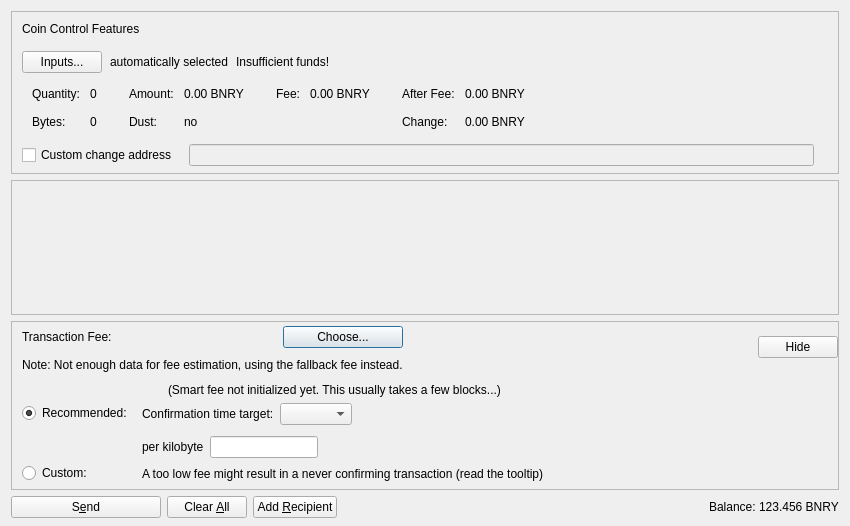
<?xml version="1.0" encoding="UTF-8"?>
<ui version="4.0">
 <class>SendCoinsDialog</class>
 <widget class="QDialog" name="SendCoinsDialog">
  <property name="geometry">
   <rect>
    <x>0</x>
    <y>0</y>
    <width>850</width>
    <height>526</height>
   </rect>
  </property>
  <property name="windowTitle">
   <string>Send Coins</string>
  </property>
  <layout class="QVBoxLayout" name="verticalLayout" stretch="0,1,0,0">
   <property name="bottomMargin">
    <number>8</number>
   </property>
   <item>
    <widget class="QFrame" name="frameCoinControl">
     <property name="sizePolicy">
      <sizepolicy hsizetype="Expanding" vsizetype="Expanding">
       <horstretch>0</horstretch>
       <verstretch>0</verstretch>
      </sizepolicy>
     </property>
     <property name="maximumSize">
      <size>
       <width>16777215</width>
       <height>16777215</height>
      </size>
     </property>
     <property name="frameShape">
      <enum>QFrame::StyledPanel</enum>
     </property>
     <property name="frameShadow">
      <enum>QFrame::Sunken</enum>
     </property>
     <layout class="QVBoxLayout" name="verticalLayoutCoinControl2">
      <property name="spacing">
       <number>0</number>
      </property>
      <property name="leftMargin">
       <number>0</number>
      </property>
      <property name="topMargin">
       <number>0</number>
      </property>
      <property name="rightMargin">
       <number>0</number>
      </property>
      <property name="bottomMargin">
       <number>6</number>
      </property>
      <item>
       <layout class="QVBoxLayout" name="verticalLayoutCoinControl" stretch="0,0,0,0,1">
        <property name="spacing">
         <number>0</number>
        </property>
        <property name="leftMargin">
         <number>10</number>
        </property>
        <property name="topMargin">
         <number>10</number>
        </property>
        <item>
         <layout class="QHBoxLayout" name="horizontalLayoutCoinControl1">
          <property name="bottomMargin">
           <number>15</number>
          </property>
          <item>
           <widget class="QLabel" name="labelCoinControlFeatures">
            <property name="sizePolicy">
             <sizepolicy hsizetype="Preferred" vsizetype="Maximum">
              <horstretch>0</horstretch>
              <verstretch>0</verstretch>
             </sizepolicy>
            </property>
            <property name="text">
             <string>Coin Control Features</string>
            </property>
           </widget>
          </item>
         </layout>
        </item>
        <item>
         <layout class="QHBoxLayout" name="horizontalLayoutCoinControl2" stretch="0,0,0,0">
          <property name="spacing">
           <number>8</number>
          </property>
          <property name="bottomMargin">
           <number>10</number>
          </property>
          <item>
           <widget class="QPushButton" name="pushButtonCoinControl">
            <property name="styleSheet">
             <string notr="true"/>
            </property>
            <property name="text">
             <string>Inputs...</string>
            </property>
            <property name="autoDefault">
             <bool>false</bool>
            </property>
           </widget>
          </item>
          <item>
           <widget class="QLabel" name="labelCoinControlAutomaticallySelected">
            <property name="text">
             <string>automatically selected</string>
            </property>
            <property name="margin">
             <number>5</number>
            </property>
           </widget>
          </item>
          <item>
           <widget class="QLabel" name="labelCoinControlInsuffFunds">
            <property name="text">
             <string>Insufficient funds!</string>
            </property>
            <property name="margin">
             <number>5</number>
            </property>
           </widget>
          </item>
          <item>
           <spacer name="horizontalSpacerCoinControl">
            <property name="orientation">
             <enum>Qt::Horizontal</enum>
            </property>
            <property name="sizeHint" stdset="0">
             <size>
              <width>40</width>
              <height>1</height>
             </size>
            </property>
           </spacer>
          </item>
         </layout>
        </item>
        <item>
         <widget class="QWidget" name="widgetCoinControl" native="true">
          <property name="sizePolicy">
           <sizepolicy hsizetype="Preferred" vsizetype="Preferred">
            <horstretch>0</horstretch>
            <verstretch>0</verstretch>
           </sizepolicy>
          </property>
          <property name="minimumSize">
           <size>
            <width>0</width>
            <height>0</height>
           </size>
          </property>
          <property name="styleSheet">
           <string notr="true"/>
          </property>
          <layout class="QHBoxLayout" name="horizontalLayoutCoinControl5">
           <property name="leftMargin">
            <number>0</number>
           </property>
           <property name="topMargin">
            <number>0</number>
           </property>
           <property name="rightMargin">
            <number>0</number>
           </property>
           <property name="bottomMargin">
            <number>0</number>
           </property>
           <item>
            <layout class="QHBoxLayout" name="horizontalLayoutCoinControl3" stretch="0,0,0,1">
             <property name="spacing">
              <number>20</number>
             </property>
             <property name="topMargin">
              <number>0</number>
             </property>
             <property name="bottomMargin">
              <number>10</number>
             </property>
             <item>
              <layout class="QFormLayout" name="formLayoutCoinControl1">
               <property name="horizontalSpacing">
                <number>10</number>
               </property>
               <property name="verticalSpacing">
                <number>14</number>
               </property>
               <property name="leftMargin">
                <number>10</number>
               </property>
               <property name="topMargin">
                <number>4</number>
               </property>
               <property name="rightMargin">
                <number>6</number>
               </property>
               <item row="0" column="0">
                <widget class="QLabel" name="labelCoinControlQuantityText">
                 <property name="text">
                  <string>Quantity:</string>
                 </property>
                 <property name="margin">
                  <number>0</number>
                 </property>
                </widget>
               </item>
               <item row="0" column="1">
                <widget class="QLabel" name="labelCoinControlQuantity">
                 <property name="cursor">
                  <cursorShape>IBeamCursor</cursorShape>
                 </property>
                 <property name="contextMenuPolicy">
                  <enum>Qt::ActionsContextMenu</enum>
                 </property>
                 <property name="text">
                  <string notr="true">0</string>
                 </property>
                 <property name="margin">
                  <number>0</number>
                 </property>
                 <property name="textInteractionFlags">
                  <set>Qt::LinksAccessibleByMouse|Qt::TextSelectableByKeyboard|Qt::TextSelectableByMouse</set>
                 </property>
                </widget>
               </item>
               <item row="1" column="0">
                <widget class="QLabel" name="labelCoinControlBytesText">
                 <property name="text">
                  <string>Bytes:</string>
                 </property>
                </widget>
               </item>
               <item row="1" column="1">
                <widget class="QLabel" name="labelCoinControlBytes">
                 <property name="cursor">
                  <cursorShape>IBeamCursor</cursorShape>
                 </property>
                 <property name="contextMenuPolicy">
                  <enum>Qt::ActionsContextMenu</enum>
                 </property>
                 <property name="text">
                  <string notr="true">0</string>
                 </property>
                 <property name="textInteractionFlags">
                  <set>Qt::LinksAccessibleByMouse|Qt::TextSelectableByKeyboard|Qt::TextSelectableByMouse</set>
                 </property>
                </widget>
               </item>
              </layout>
             </item>
             <item>
              <layout class="QFormLayout" name="formLayoutCoinControl2">
               <property name="horizontalSpacing">
                <number>10</number>
               </property>
               <property name="verticalSpacing">
                <number>14</number>
               </property>
               <property name="leftMargin">
                <number>6</number>
               </property>
               <property name="topMargin">
                <number>4</number>
               </property>
               <property name="rightMargin">
                <number>6</number>
               </property>
               <item row="0" column="0">
                <widget class="QLabel" name="labelCoinControlAmountText">
                 <property name="text">
                  <string>Amount:</string>
                 </property>
                 <property name="margin">
                  <number>0</number>
                 </property>
                </widget>
               </item>
               <item row="0" column="1">
                <widget class="QLabel" name="labelCoinControlAmount">
                 <property name="cursor">
                  <cursorShape>IBeamCursor</cursorShape>
                 </property>
                 <property name="contextMenuPolicy">
                  <enum>Qt::ActionsContextMenu</enum>
                 </property>
                 <property name="text">
                  <string notr="true">0.00 BNRY</string>
                 </property>
                 <property name="textInteractionFlags">
                  <set>Qt::LinksAccessibleByMouse|Qt::TextSelectableByKeyboard|Qt::TextSelectableByMouse</set>
                 </property>
                </widget>
               </item>
               <item row="1" column="0">
                <widget class="QLabel" name="labelCoinControlLowOutputText">
                 <property name="text">
                  <string>Dust:</string>
                 </property>
                </widget>
               </item>
               <item row="1" column="1">
                <widget class="QLabel" name="labelCoinControlLowOutput">
                 <property name="cursor">
                  <cursorShape>IBeamCursor</cursorShape>
                 </property>
                 <property name="contextMenuPolicy">
                  <enum>Qt::ActionsContextMenu</enum>
                 </property>
                 <property name="text">
                  <string notr="true">no</string>
                 </property>
                 <property name="textInteractionFlags">
                  <set>Qt::LinksAccessibleByMouse|Qt::TextSelectableByKeyboard|Qt::TextSelectableByMouse</set>
                 </property>
                </widget>
               </item>
              </layout>
             </item>
             <item>
              <layout class="QFormLayout" name="formLayoutCoinControl3">
               <property name="horizontalSpacing">
                <number>10</number>
               </property>
               <property name="verticalSpacing">
                <number>14</number>
               </property>
               <property name="leftMargin">
                <number>6</number>
               </property>
               <property name="topMargin">
                <number>4</number>
               </property>
               <property name="rightMargin">
                <number>6</number>
               </property>
               <item row="0" column="0">
                <widget class="QLabel" name="labelCoinControlFeeText">
                 <property name="text">
                  <string>Fee:</string>
                 </property>
                 <property name="margin">
                  <number>0</number>
                 </property>
                </widget>
               </item>
               <item row="0" column="1">
                <widget class="QLabel" name="labelCoinControlFee">
                 <property name="cursor">
                  <cursorShape>IBeamCursor</cursorShape>
                 </property>
                 <property name="contextMenuPolicy">
                  <enum>Qt::ActionsContextMenu</enum>
                 </property>
                 <property name="text">
                  <string notr="true">0.00 BNRY</string>
                 </property>
                 <property name="textInteractionFlags">
                  <set>Qt::LinksAccessibleByMouse|Qt::TextSelectableByKeyboard|Qt::TextSelectableByMouse</set>
                 </property>
                </widget>
               </item>
              </layout>
             </item>
             <item>
              <layout class="QFormLayout" name="formLayoutCoinControl4">
               <property name="horizontalSpacing">
                <number>10</number>
               </property>
               <property name="verticalSpacing">
                <number>14</number>
               </property>
               <property name="leftMargin">
                <number>6</number>
               </property>
               <property name="topMargin">
                <number>4</number>
               </property>
               <property name="rightMargin">
                <number>6</number>
               </property>
               <item row="0" column="0">
                <widget class="QLabel" name="labelCoinControlAfterFeeText">
                 <property name="text">
                  <string>After Fee:</string>
                 </property>
                 <property name="margin">
                  <number>0</number>
                 </property>
                </widget>
               </item>
               <item row="0" column="1">
                <widget class="QLabel" name="labelCoinControlAfterFee">
                 <property name="cursor">
                  <cursorShape>IBeamCursor</cursorShape>
                 </property>
                 <property name="contextMenuPolicy">
                  <enum>Qt::ActionsContextMenu</enum>
                 </property>
                 <property name="text">
                  <string notr="true">0.00 BNRY</string>
                 </property>
                 <property name="textInteractionFlags">
                  <set>Qt::LinksAccessibleByMouse|Qt::TextSelectableByKeyboard|Qt::TextSelectableByMouse</set>
                 </property>
                </widget>
               </item>
               <item row="1" column="0">
                <widget class="QLabel" name="labelCoinControlChangeText">
                 <property name="text">
                  <string>Change:</string>
                 </property>
                </widget>
               </item>
               <item row="1" column="1">
                <widget class="QLabel" name="labelCoinControlChange">
                 <property name="cursor">
                  <cursorShape>IBeamCursor</cursorShape>
                 </property>
                 <property name="contextMenuPolicy">
                  <enum>Qt::ActionsContextMenu</enum>
                 </property>
                 <property name="text">
                  <string notr="true">0.00 BNRY</string>
                 </property>
                 <property name="textInteractionFlags">
                  <set>Qt::LinksAccessibleByMouse|Qt::TextSelectableByKeyboard|Qt::TextSelectableByMouse</set>
                 </property>
                </widget>
               </item>
              </layout>
             </item>
            </layout>
           </item>
          </layout>
         </widget>
        </item>
        <item>
         <layout class="QHBoxLayout" name="horizontalLayoutCoinControl4" stretch="0,0,0">
          <property name="spacing">
           <number>12</number>
          </property>
          <property name="sizeConstraint">
           <enum>QLayout::SetDefaultConstraint</enum>
          </property>
          <property name="topMargin">
           <number>5</number>
          </property>
          <property name="rightMargin">
           <number>5</number>
          </property>
          <item>
           <widget class="QCheckBox" name="checkBoxCoinControlChange">
            <property name="toolTip">
             <string>If this is activated, but the change address is empty or invalid, change will be sent to a newly generated address.</string>
            </property>
            <property name="text">
             <string>Custom change address</string>
            </property>
           </widget>
          </item>
          <item>
           <widget class="QValidatedLineEdit" name="lineEditCoinControlChange">
            <property name="enabled">
             <bool>false</bool>
            </property>
            <property name="sizePolicy">
             <sizepolicy hsizetype="Expanding" vsizetype="Fixed">
              <horstretch>0</horstretch>
              <verstretch>0</verstretch>
             </sizepolicy>
            </property>
           </widget>
          </item>
          <item>
           <widget class="QLabel" name="labelCoinControlChangeLabel">
            <property name="sizePolicy">
             <sizepolicy hsizetype="Preferred" vsizetype="Expanding">
              <horstretch>0</horstretch>
              <verstretch>0</verstretch>
             </sizepolicy>
            </property>
            <property name="minimumSize">
             <size>
              <width>0</width>
              <height>0</height>
             </size>
            </property>
            <property name="text">
             <string/>
            </property>
            <property name="margin">
             <number>3</number>
            </property>
           </widget>
          </item>
         </layout>
        </item>
        <item>
         <spacer name="verticalSpacerCoinControl">
          <property name="orientation">
           <enum>Qt::Vertical</enum>
          </property>
          <property name="sizeHint" stdset="0">
           <size>
            <width>800</width>
            <height>1</height>
           </size>
          </property>
         </spacer>
        </item>
       </layout>
      </item>
     </layout>
    </widget>
   </item>
   <item>
    <widget class="QScrollArea" name="scrollArea">
     <property name="widgetResizable">
      <bool>true</bool>
     </property>
     <widget class="QWidget" name="scrollAreaWidgetContents">
      <property name="geometry">
       <rect>
        <x>0</x>
        <y>0</y>
        <width>830</width>
        <height>104</height>
       </rect>
      </property>
      <layout class="QVBoxLayout" name="verticalLayout_2" stretch="0,1">
       <property name="leftMargin">
        <number>0</number>
       </property>
       <property name="topMargin">
        <number>0</number>
       </property>
       <property name="rightMargin">
        <number>0</number>
       </property>
       <property name="bottomMargin">
        <number>0</number>
       </property>
       <item>
        <layout class="QVBoxLayout" name="entries">
         <property name="spacing">
          <number>6</number>
         </property>
        </layout>
       </item>
       <item>
        <spacer name="verticalSpacer">
         <property name="orientation">
          <enum>Qt::Vertical</enum>
         </property>
         <property name="sizeHint" stdset="0">
          <size>
           <width>20</width>
           <height>40</height>
          </size>
         </property>
        </spacer>
       </item>
      </layout>
     </widget>
    </widget>
   </item>
   <item>
    <widget class="QFrame" name="frameFee">
     <property name="sizePolicy">
      <sizepolicy hsizetype="Expanding" vsizetype="Expanding">
       <horstretch>0</horstretch>
       <verstretch>0</verstretch>
      </sizepolicy>
     </property>
     <property name="maximumSize">
      <size>
       <width>16777215</width>
       <height>16777215</height>
      </size>
     </property>
     <property name="frameShape">
      <enum>QFrame::StyledPanel</enum>
     </property>
     <property name="frameShadow">
      <enum>QFrame::Sunken</enum>
     </property>
     <layout class="QVBoxLayout" name="verticalLayoutFee1">
      <property name="spacing">
       <number>0</number>
      </property>
      <property name="leftMargin">
       <number>0</number>
      </property>
      <property name="topMargin">
       <number>0</number>
      </property>
      <property name="rightMargin">
       <number>0</number>
      </property>
      <property name="bottomMargin">
       <number>0</number>
      </property>
      <item>
       <layout class="QVBoxLayout" name="verticalLayoutFee2" stretch="0,0,0">
        <property name="spacing">
         <number>0</number>
        </property>
        <property name="leftMargin">
         <number>10</number>
        </property>
        <property name="topMargin">
         <number>0</number>
        </property>
        <item>
         <layout class="QHBoxLayout" name="horizontalLayoutFee1">
          <property name="bottomMargin">
           <number>0</number>
          </property>
          <item>
           <layout class="QVBoxLayout" name="verticalLayoutFee7">
            <property name="spacing">
             <number>0</number>
            </property>
            <item>
             <spacer name="verticalSpacerSmartFee">
              <property name="orientation">
               <enum>Qt::Vertical</enum>
              </property>
              <property name="sizeType">
               <enum>QSizePolicy::Fixed</enum>
              </property>
              <property name="sizeHint" stdset="0">
               <size>
                <width>1</width>
                <height>4</height>
               </size>
              </property>
             </spacer>
            </item>
            <item>
             <layout class="QHBoxLayout" name="horizontalLayoutSmartFee">
              <property name="spacing">
               <number>10</number>
              </property>
              <item>
               <widget class="QLabel" name="labelFeeHeadline">
                <property name="sizePolicy">
                 <sizepolicy hsizetype="Preferred" vsizetype="Maximum">
                  <horstretch>0</horstretch>
                  <verstretch>0</verstretch>
                 </sizepolicy>
                </property>
                <property name="text">
                 <string>Transaction Fee:</string>
                </property>
               </widget>
              </item>
              <item>
               <widget class="QLabel" name="labelFeeMinimized">
                <property name="text">
                 <string/>
                </property>
               </widget>
              </item>
              <item>
               <widget class="QPushButton" name="buttonChooseFee">
                <property name="text">
                 <string>Choose...</string>
                </property>
               </widget>
              </item>
             </layout>
            </item>
            <item>
             <spacer name="verticalSpacer_7">
              <property name="orientation">
               <enum>Qt::Vertical</enum>
              </property>
              <property name="sizeHint" stdset="0">
               <size>
                <width>1</width>
                <height>10</height>
               </size>
              </property>
             </spacer>
            </item>
            <item>
             <widget class="QLabel" name="fallbackFeeWarningLabel">
              <property name="toolTip">
               <string>Using the fallbackfee can result in sending a transaction that will take several hours or days (or never) to confirm. Consider choosing your fee manually or wait until you have validated the complete chain.</string>
              </property>
              <property name="text">
               <string>Note: Not enough data for fee estimation, using the fallback fee instead.</string>
              </property>
              <property name="wordWrap">
               <bool>false</bool>
              </property>
             </widget>
            </item>
            <item>
             <spacer name="verticalSpacer_5">
              <property name="orientation">
               <enum>Qt::Vertical</enum>
              </property>
              <property name="sizeHint" stdset="0">
               <size>
                <width>1</width>
                <height>1</height>
               </size>
              </property>
             </spacer>
            </item>
           </layout>
          </item>
          <item>
           <spacer name="horizontalSpacer_4">
            <property name="orientation">
             <enum>Qt::Horizontal</enum>
            </property>
            <property name="sizeHint" stdset="0">
             <size>
              <width>1</width>
              <height>1</height>
             </size>
            </property>
           </spacer>
          </item>
          <item>
           <widget class="QPushButton" name="buttonMinimizeFee">
            <property name="toolTip">
             <string>Hide transaction fee settings</string>
            </property>
            <property name="text">
             <string>Hide</string>
            </property>
           </widget>
          </item>
         </layout>
        </item>
        <item>
         <widget class="QFrame" name="frameFeeSelection">
          <layout class="QVBoxLayout" name="verticalLayoutFee12">
           <property name="spacing">
            <number>0</number>
           </property>
           <property name="leftMargin">
            <number>0</number>
           </property>
           <property name="topMargin">
            <number>0</number>
           </property>
           <property name="rightMargin">
            <number>0</number>
           </property>
           <property name="bottomMargin">
            <number>0</number>
           </property>
           <item>
            <layout class="QGridLayout" name="gridLayoutFee">
             <property name="topMargin">
              <number>10</number>
             </property>
             <property name="bottomMargin">
              <number>4</number>
             </property>
             <property name="horizontalSpacing">
              <number>10</number>
             </property>
             <property name="verticalSpacing">
              <number>4</number>
             </property>
             <item row="1" column="1">
              <layout class="QVBoxLayout" name="verticalLayoutFee8">
               <property name="spacing">
                <number>6</number>
               </property>
               <property name="topMargin">
                <number>3</number>
               </property>
               <item>
                <layout class="QHBoxLayout" name="horizontalLayoutFee13" stretch="0,0,1">
                 <item>
                  <widget class="QLabel" name="labelCustomPerKilobyte">
                   <property name="toolTip">
                    <string>If the custom fee is set to 1000 Binar and the transaction is only 250 bytes, then &quot;per kilobyte&quot; only pays 250 Binar in fee,&lt;br /&gt;while &quot;at least&quot; pays 1000 Binar. For transactions bigger than a kilobyte both pay by kilobyte.</string>
                   </property>
                   <property name="text">
                    <string>per kilobyte</string>
                   </property>
                  </widget>
                 </item>
                 <item>
                  <widget class="BitcoinAmountField" name="customFee"/>
                 </item>
                 <item>
                  <spacer name="horizontalSpacer_6">
                   <property name="orientation">
                    <enum>Qt::Horizontal</enum>
                   </property>
                   <property name="sizeHint" stdset="0">
                    <size>
                     <width>1</width>
                     <height>1</height>
                    </size>
                   </property>
                  </spacer>
                 </item>
                </layout>
               </item>
               <item>
                <layout class="QHBoxLayout" name="horizontalLayoutFee8">
                 <item>
                  <widget class="QLabel" name="labelCustomFeeWarning">
                   <property name="enabled">
                    <bool>true</bool>
                   </property>
                   <property name="toolTip">
                    <string>When there is less transaction volume than space in the blocks, miners as well as relaying nodes may enforce a minimum fee. Paying only this minimum fee is just fine, but be aware that this can result in a never confirming transaction once there is more demand for binarybit transactions than the network can process.</string>
                   </property>
                   <property name="text">
                    <string>A too low fee might result in a never confirming transaction (read the tooltip)</string>
                   </property>
                  </widget>
                 </item>
                 <item>
                  <spacer name="horizontalSpacer_2">
                   <property name="orientation">
                    <enum>Qt::Horizontal</enum>
                   </property>
                   <property name="sizeHint" stdset="0">
                    <size>
                     <width>1</width>
                     <height>1</height>
                    </size>
                   </property>
                  </spacer>
                 </item>
                </layout>
               </item>
              </layout>
             </item>
             <item row="0" column="0">
              <layout class="QVBoxLayout" name="verticalLayoutFee4" stretch="0,1">
               <property name="topMargin">
                <number>20</number>
               </property>
               <property name="bottomMargin">
                <number>3</number>
               </property>
               <item>
                <widget class="QRadioButton" name="radioSmartFee">
                 <property name="text">
                  <string>Recommended:</string>
                 </property>
                 <property name="checked">
                  <bool>true</bool>
                 </property>
                 <attribute name="buttonGroup">
                  <string notr="true">groupFee</string>
                 </attribute>
                </widget>
               </item>
               <item>
                <spacer name="verticalSpacer_2">
                 <property name="orientation">
                  <enum>Qt::Vertical</enum>
                 </property>
                 <property name="sizeHint" stdset="0">
                  <size>
                   <width>1</width>
                   <height>1</height>
                  </size>
                 </property>
                </spacer>
               </item>
              </layout>
             </item>
             <item row="1" column="0">
              <layout class="QVBoxLayout" name="verticalLayoutFee9" stretch="0,1">
               <property name="topMargin">
                <number>30</number>
               </property>
               <item>
                <widget class="QRadioButton" name="radioCustomFee">
                 <property name="text">
                  <string>Custom:</string>
                 </property>
                 <attribute name="buttonGroup">
                  <string notr="true">groupFee</string>
                 </attribute>
                </widget>
               </item>
               <item>
                <spacer name="verticalSpacer_6">
                 <property name="orientation">
                  <enum>Qt::Vertical</enum>
                 </property>
                 <property name="sizeHint" stdset="0">
                  <size>
                   <width>1</width>
                   <height>1</height>
                  </size>
                 </property>
                </spacer>
               </item>
              </layout>
             </item>
             <item row="0" column="1">
              <layout class="QVBoxLayout" name="verticalLayoutFee3" stretch="0,0,1">
               <property name="spacing">
                <number>6</number>
               </property>
               <property name="topMargin">
                <number>0</number>
               </property>
               <property name="bottomMargin">
                <number>3</number>
               </property>
               <item>
                <layout class="QHBoxLayout" name="horizontalLayoutFee12">
                 <item>
                  <widget class="QLabel" name="labelSmartFee">
                   <property name="text">
                    <string/>
                   </property>
                  </widget>
                 </item>
                 <item>
                  <widget class="QLabel" name="labelFeeEstimation">
                   <property name="text">
                    <string/>
                   </property>
                  </widget>
                 </item>
                 <item>
                  <widget class="QLabel" name="labelSmartFee2">
                   <property name="text">
                    <string>(Smart fee not initialized yet. This usually takes a few blocks...)</string>
                   </property>
                  </widget>
                 </item>
                 <item>
                  <spacer name="horizontalSpacer_5">
                   <property name="orientation">
                    <enum>Qt::Horizontal</enum>
                   </property>
                   <property name="sizeHint" stdset="0">
                    <size>
                     <width>1</width>
                     <height>1</height>
                    </size>
                   </property>
                  </spacer>
                 </item>
                </layout>
               </item>
               <item>
                <layout class="QHBoxLayout" name="horizontalLayoutFee9">
                 <item>
                  <layout class="QVBoxLayout" name="verticalLayoutFee6">
                   <item>
                    <widget class="QLabel" name="labelSmartFee3">
                     <property name="text">
                      <string>Confirmation time target:</string>
                     </property>
                    </widget>
                   </item>
                  </layout>
                 </item>
                 <item>
                  <layout class="QVBoxLayout" name="verticalLayoutFee5">
                   <property name="rightMargin">
                    <number>30</number>
                   </property>
                   <item>
                    <layout class="QHBoxLayout" name="horizontalLayoutConfTarget">
                     <property name="bottomMargin">
                      <number>0</number>
                     </property>
                     <item>
                      <widget class="QComboBox" name="confTargetSelector"/>
                     </item>
                     <item>
                      <spacer name="horizontalSpacerConfTarget">
                       <property name="orientation">
                        <enum>Qt::Horizontal</enum>
                       </property>
                       <property name="sizeHint" stdset="0">
                        <size>
                         <width>40</width>
                         <height>20</height>
                        </size>
                       </property>
                      </spacer>
                     </item>
                    </layout>
                   </item>
                  </layout>
                 </item>
                </layout>
               </item>
               <item>
                <spacer name="verticalSpacer_4">
                 <property name="orientation">
                  <enum>Qt::Vertical</enum>
                 </property>
                 <property name="sizeHint" stdset="0">
                  <size>
                   <width>1</width>
                   <height>1</height>
                  </size>
                 </property>
                </spacer>
               </item>
              </layout>
             </item>
            </layout>
           </item>
          </layout>
         </widget>
        </item>
        <item>
         <spacer name="verticalSpacerFee">
          <property name="orientation">
           <enum>Qt::Vertical</enum>
          </property>
          <property name="sizeHint" stdset="0">
           <size>
            <width>800</width>
            <height>1</height>
           </size>
          </property>
         </spacer>
        </item>
       </layout>
      </item>
     </layout>
    </widget>
   </item>
   <item>
    <layout class="QHBoxLayout" name="horizontalLayout">
     <item>
      <widget class="QPushButton" name="sendButton">
       <property name="minimumSize">
        <size>
         <width>150</width>
         <height>0</height>
        </size>
       </property>
       <property name="toolTip">
        <string>Confirm the send action</string>
       </property>
       <property name="text">
        <string>S&amp;end</string>
       </property>
       <property name="autoDefault">
        <bool>false</bool>
       </property>
       <property name="default">
        <bool>false</bool>
       </property>
      </widget>
     </item>
     <item>
      <widget class="QPushButton" name="clearButton">
       <property name="sizePolicy">
        <sizepolicy hsizetype="Minimum" vsizetype="Fixed">
         <horstretch>0</horstretch>
         <verstretch>0</verstretch>
        </sizepolicy>
       </property>
       <property name="toolTip">
        <string>Clear all fields of the form.</string>
       </property>
       <property name="text">
        <string>Clear &amp;All</string>
       </property>
       <property name="autoDefault">
        <bool>false</bool>
       </property>
      </widget>
     </item>
     <item>
      <widget class="QPushButton" name="addButton">
       <property name="toolTip">
        <string>Send to multiple recipients at once</string>
       </property>
       <property name="text">
        <string>Add &amp;Recipient</string>
       </property>
       <property name="autoDefault">
        <bool>false</bool>
       </property>
      </widget>
     </item>
     <item>
      <spacer name="horizontalSpacer">
       <property name="orientation">
        <enum>Qt::Horizontal</enum>
       </property>
       <property name="sizeHint" stdset="0">
        <size>
         <width>40</width>
         <height>20</height>
        </size>
       </property>
      </spacer>
     </item>
     <item>
      <layout class="QHBoxLayout" name="horizontalLayout_2">
       <property name="spacing">
        <number>3</number>
       </property>
       <item>
        <widget class="QLabel" name="labelBalanceName">
         <property name="text">
          <string>Balance:</string>
         </property>
        </widget>
       </item>
       <item>
        <widget class="QLabel" name="labelBalance">
         <property name="sizePolicy">
          <sizepolicy hsizetype="Preferred" vsizetype="Preferred">
           <horstretch>0</horstretch>
           <verstretch>0</verstretch>
          </sizepolicy>
         </property>
         <property name="cursor">
          <cursorShape>IBeamCursor</cursorShape>
         </property>
         <property name="text">
          <string notr="true">123.456 BNRY</string>
         </property>
         <property name="textInteractionFlags">
          <set>Qt::LinksAccessibleByMouse|Qt::TextSelectableByKeyboard|Qt::TextSelectableByMouse</set>
         </property>
        </widget>
       </item>
      </layout>
     </item>
    </layout>
   </item>
  </layout>
 </widget>
 <customwidgets>
  <customwidget>
   <class>QValidatedLineEdit</class>
   <extends>QLineEdit</extends>
   <header>qt/qvalidatedlineedit.h</header>
  </customwidget>
  <customwidget>
   <class>BitcoinAmountField</class>
   <extends>QLineEdit</extends>
   <header>qt/bitcoinamountfield.h</header>
   <container>1</container>
  </customwidget>
 </customwidgets>
 <resources>
  <include location="../binarybit.qrc"/>
 </resources>
 <connections/>
 <buttongroups>
  <buttongroup name="groupFee"/>
 </buttongroups>
</ui>
